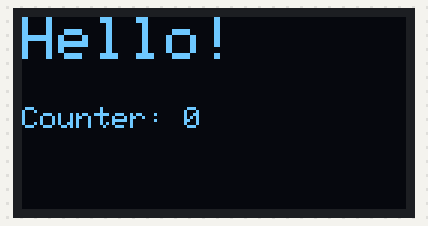
This sketch was run on a simulated ESP32. Shown: 128×64 one-colour display. What the sketch prints to the serial monitor is not drawn.

Above: at 0.1 s.
At 4.2 s:
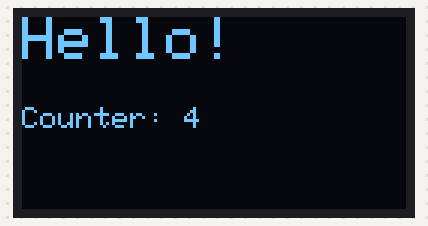
At 7.3 s:
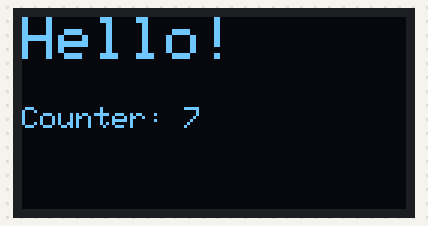
At 18.6 s:
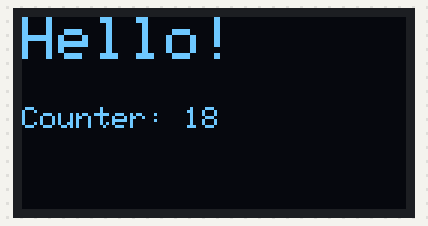
At 28.8 s:
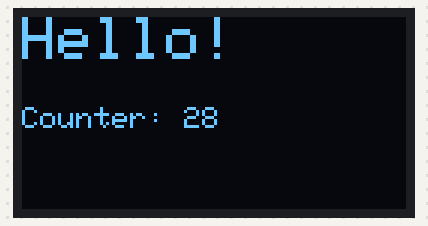
At 38.1 s:
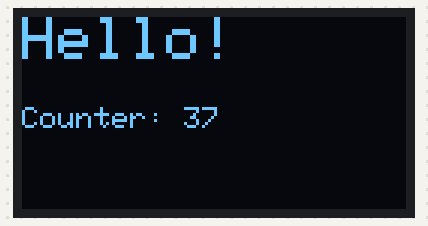

Measured:
- what the display in image 1 shows lasts 1.0 s, from 4.2 s to 5.2 s

The sketch:

test2_oled.ino
```cpp
/*
 * TEST 2: OLED
 * OLED pe "Hello" aur ek counter dikhna chahiye.
 * Library: Adafruit SSD1306 (+ Adafruit GFX)
 */
#include <Wire.h>
#include <Adafruit_GFX.h>
#include <Adafruit_SSD1306.h>

Adafruit_SSD1306 display(128, 64, &Wire, -1);
int counter = 0;

void setup() {
  Serial.begin(115200);
  Wire.begin(21, 22);

  // 0x3C = OLED ka address (kuch boards pe 0x3D hota hai)
  if (!display.begin(SSD1306_SWITCHCAPVCC, 0x3C)) {
    Serial.println("OLED nahi mila!");
    while (1);
  }
  Serial.println("OLED OK");
}

void loop() {
  display.clearDisplay();
  display.setTextColor(SSD1306_WHITE);

  display.setTextSize(2);
  display.setCursor(0, 0);
  display.print("Hello!");

  display.setTextSize(1);
  display.setCursor(0, 30);
  display.print("Counter: ");
  display.print(counter++);

  display.display();
  delay(1000);
}
```
